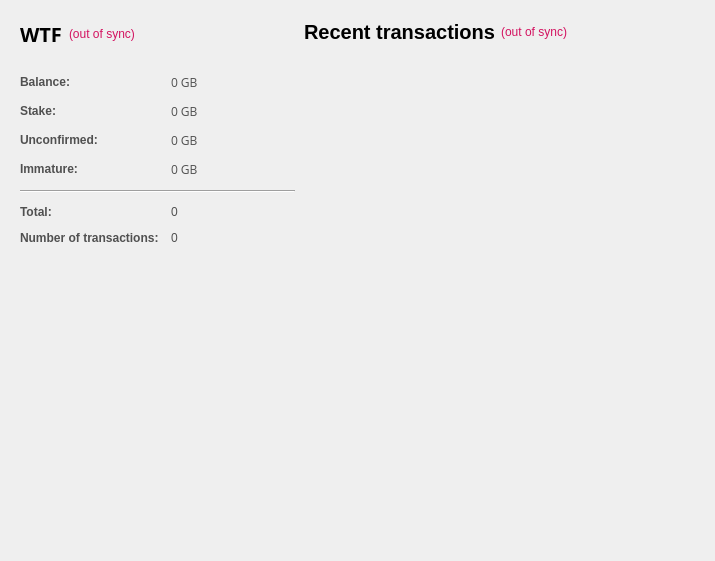
<?xml version="1.0" encoding="UTF-8"?>
<ui version="4.0">
 <class>OverviewPage</class>
 <widget class="QWidget" name="OverviewPage">
  <property name="geometry">
   <rect>
    <x>0</x>
    <y>0</y>
    <width>575</width>
    <height>529</height>
   </rect>
  </property>
  <property name="sizePolicy">
   <sizepolicy hsizetype="Minimum" vsizetype="Preferred">
    <horstretch>0</horstretch>
    <verstretch>0</verstretch>
   </sizepolicy>
  </property>
  <property name="maximumSize">
   <size>
    <width>575</width>
    <height>16777215</height>
   </size>
  </property>
  <property name="windowTitle">
   <string>Form</string>
  </property>
  <property name="styleSheet">
   <string notr="true">color:#505050;
font-family:'Open Sans,sans-serif';</string>
  </property>
  <layout class="QGridLayout" name="gridLayout_2">
   <property name="sizeConstraint">
    <enum>QLayout::SetFixedSize</enum>
   </property>
   <property name="leftMargin">
    <number>11</number>
   </property>
   <property name="horizontalSpacing">
    <number>0</number>
   </property>
   <item row="1" column="1">
    <layout class="QVBoxLayout" name="verticalLayout_3">
     <property name="spacing">
      <number>7</number>
     </property>
     <item>
      <widget class="QFrame" name="frame_2">
       <property name="sizePolicy">
        <sizepolicy hsizetype="Fixed" vsizetype="Preferred">
         <horstretch>0</horstretch>
         <verstretch>0</verstretch>
        </sizepolicy>
       </property>
       <property name="minimumSize">
        <size>
         <width>400</width>
         <height>0</height>
        </size>
       </property>
       <property name="maximumSize">
        <size>
         <width>450</width>
         <height>16777215</height>
        </size>
       </property>
       <layout class="QVBoxLayout" name="verticalLayout">
        <property name="leftMargin">
         <number>0</number>
        </property>
        <item>
         <layout class="QHBoxLayout" name="horizontalLayout_2">
          <item>
           <widget class="QLabel" name="label_4">
            <property name="text">
             <string>&lt;html&gt;&lt;head/&gt;&lt;body&gt;&lt;p&gt;&lt;span style=&quot; font-size:20px; font-weight:600; color:#000000;&quot;&gt;Recent transactions&lt;/span&gt;&lt;/p&gt;&lt;/body&gt;&lt;/html&gt;</string>
            </property>
           </widget>
          </item>
          <item>
           <widget class="QLabel" name="labelTransactionsStatus">
            <property name="toolTip">
             <string>The displayed information may be out of date. Your Wtfcoin automatically synchronizes with the wtfcoin network after a connection is established, but this process has not completed yet.</string>
            </property>
            <property name="styleSheet">
             <string notr="true">QLabel { color: red; }</string>
            </property>
            <property name="text">
             <string notr="true">&lt;html&gt;&lt;head/&gt;&lt;body&gt;&lt;p&gt;&lt;span style=&quot; color:#d31360;&quot;&gt;(out of sync)&lt;/span&gt;&lt;/p&gt;&lt;/body&gt;&lt;/html&gt;</string>
            </property>
            <property name="alignment">
             <set>Qt::AlignRight|Qt::AlignTrailing|Qt::AlignVCenter</set>
            </property>
           </widget>
          </item>
          <item>
           <spacer name="horizontalSpacer">
            <property name="orientation">
             <enum>Qt::Horizontal</enum>
            </property>
            <property name="sizeHint" stdset="0">
             <size>
              <width>40</width>
              <height>20</height>
             </size>
            </property>
           </spacer>
          </item>
         </layout>
        </item>
        <item>
         <spacer name="verticalSpacer_6">
          <property name="orientation">
           <enum>Qt::Vertical</enum>
          </property>
          <property name="sizeType">
           <enum>QSizePolicy::Maximum</enum>
          </property>
          <property name="sizeHint" stdset="0">
           <size>
            <width>20</width>
            <height>13</height>
           </size>
          </property>
         </spacer>
        </item>
        <item>
         <widget class="QListView" name="listTransactions">
          <property name="sizePolicy">
           <sizepolicy hsizetype="Fixed" vsizetype="Expanding">
            <horstretch>0</horstretch>
            <verstretch>0</verstretch>
           </sizepolicy>
          </property>
          <property name="maximumSize">
           <size>
            <width>400</width>
            <height>16777215</height>
           </size>
          </property>
          <property name="styleSheet">
           <string notr="true">QListView { background: transparent;font-size:12px;  }</string>
          </property>
          <property name="frameShape">
           <enum>QFrame::NoFrame</enum>
          </property>
          <property name="verticalScrollBarPolicy">
           <enum>Qt::ScrollBarAlwaysOff</enum>
          </property>
          <property name="horizontalScrollBarPolicy">
           <enum>Qt::ScrollBarAlwaysOff</enum>
          </property>
          <property name="selectionMode">
           <enum>QAbstractItemView::NoSelection</enum>
          </property>
         </widget>
        </item>
       </layout>
      </widget>
     </item>
    </layout>
   </item>
   <item row="1" column="0">
    <layout class="QVBoxLayout" name="verticalLayout_2">
     <property name="spacing">
      <number>1</number>
     </property>
     <item>
      <widget class="QFrame" name="frame">
       <property name="sizePolicy">
        <sizepolicy hsizetype="Fixed" vsizetype="Preferred">
         <horstretch>0</horstretch>
         <verstretch>0</verstretch>
        </sizepolicy>
       </property>
       <property name="maximumSize">
        <size>
         <width>350</width>
         <height>16777215</height>
        </size>
       </property>
       <layout class="QVBoxLayout" name="verticalLayout_4">
        <item>
         <layout class="QHBoxLayout" name="horizontalLayout_4">
          <property name="spacing">
           <number>7</number>
          </property>
          <item>
           <widget class="QLabel" name="label_5">
            <property name="font">
             <font>
              <family>Open Sans,sans-serif</family>
             </font>
            </property>
            <property name="text">
             <string>&lt;html&gt;&lt;head/&gt;&lt;body&gt;&lt;p&gt;&lt;span style=&quot; font-size:20px; font-weight:600; color:#000000;&quot;&gt;WTF&lt;/span&gt;&lt;/p&gt;&lt;/body&gt;&lt;/html&gt;</string>
            </property>
           </widget>
          </item>
          <item>
           <widget class="QLabel" name="labelWalletStatus">
            <property name="toolTip">
             <string>The displayed information may be out of date. Your Wtfcoin automatically synchronizes with the wtfcoin network after a connection is established, but this process has not completed yet.</string>
            </property>
            <property name="styleSheet">
             <string notr="true">QLabel { color: red; }</string>
            </property>
            <property name="text">
             <string notr="true">&lt;html&gt;&lt;head/&gt;&lt;body&gt;&lt;p&gt;&lt;span style=&quot; color:#d31360;&quot;&gt;(out of sync)&lt;/span&gt;&lt;/p&gt;&lt;/body&gt;&lt;/html&gt;</string>
            </property>
            <property name="alignment">
             <set>Qt::AlignLeading|Qt::AlignLeft|Qt::AlignVCenter</set>
            </property>
           </widget>
          </item>
          <item>
           <spacer name="horizontalSpacer_2">
            <property name="orientation">
             <enum>Qt::Horizontal</enum>
            </property>
            <property name="sizeHint" stdset="0">
             <size>
              <width>40</width>
              <height>20</height>
             </size>
            </property>
           </spacer>
          </item>
         </layout>
        </item>
        <item>
         <spacer name="verticalSpacer_5">
          <property name="orientation">
           <enum>Qt::Vertical</enum>
          </property>
          <property name="sizeType">
           <enum>QSizePolicy::Maximum</enum>
          </property>
          <property name="sizeHint" stdset="0">
           <size>
            <width>20</width>
            <height>20</height>
           </size>
          </property>
         </spacer>
        </item>
        <item>
         <layout class="QFormLayout" name="formLayout_2">
          <property name="fieldGrowthPolicy">
           <enum>QFormLayout::AllNonFixedFieldsGrow</enum>
          </property>
          <property name="horizontalSpacing">
           <number>12</number>
          </property>
          <property name="verticalSpacing">
           <number>12</number>
          </property>
          <item row="0" column="0">
           <widget class="QLabel" name="label">
            <property name="text">
             <string>&lt;html&gt;&lt;head/&gt;&lt;body&gt;&lt;p&gt;&lt;span style=&quot; font-weight:600;&quot;&gt;Balance:&lt;/span&gt;&lt;/p&gt;&lt;/body&gt;&lt;/html&gt;</string>
            </property>
           </widget>
          </item>
          <item row="0" column="1">
           <widget class="QLabel" name="labelBalance">
            <property name="font">
             <font>
              <family>Open Sans,sans-serif</family>
             </font>
            </property>
            <property name="cursor">
             <cursorShape>IBeamCursor</cursorShape>
            </property>
            <property name="toolTip">
             <string>Your current balance</string>
            </property>
            <property name="text">
             <string notr="true">0 GB</string>
            </property>
            <property name="textInteractionFlags">
             <set>Qt::LinksAccessibleByMouse|Qt::TextSelectableByKeyboard|Qt::TextSelectableByMouse</set>
            </property>
           </widget>
          </item>
          <item row="1" column="0">
           <widget class="QLabel" name="label_6">
            <property name="text">
             <string>&lt;html&gt;&lt;head/&gt;&lt;body&gt;&lt;p&gt;&lt;span style=&quot; font-weight:600;&quot;&gt;Stake:&lt;/span&gt;&lt;/p&gt;&lt;/body&gt;&lt;/html&gt;</string>
            </property>
           </widget>
          </item>
          <item row="1" column="1">
           <widget class="QLabel" name="labelStake">
            <property name="font">
             <font>
              <family>Open Sans,sans-serif</family>
             </font>
            </property>
            <property name="cursor">
             <cursorShape>IBeamCursor</cursorShape>
            </property>
            <property name="toolTip">
             <string>Total of coins that was staked, and do not yet count toward the current balance</string>
            </property>
            <property name="text">
             <string notr="true">0 GB</string>
            </property>
            <property name="textInteractionFlags">
             <set>Qt::LinksAccessibleByMouse|Qt::TextSelectableByKeyboard|Qt::TextSelectableByMouse</set>
            </property>
           </widget>
          </item>
          <item row="2" column="0">
           <widget class="QLabel" name="label_3">
            <property name="text">
             <string>&lt;html&gt;&lt;head/&gt;&lt;body&gt;&lt;p&gt;&lt;span style=&quot; font-weight:600;&quot;&gt;Unconfirmed:&lt;/span&gt;&lt;/p&gt;&lt;/body&gt;&lt;/html&gt;</string>
            </property>
           </widget>
          </item>
          <item row="2" column="1">
           <widget class="QLabel" name="labelUnconfirmed">
            <property name="font">
             <font>
              <family>Open Sans,sans-serif</family>
             </font>
            </property>
            <property name="cursor">
             <cursorShape>IBeamCursor</cursorShape>
            </property>
            <property name="toolTip">
             <string>Total of transactions that have yet to be confirmed, and do not yet count toward the current balance</string>
            </property>
            <property name="text">
             <string notr="true">0 GB</string>
            </property>
            <property name="textInteractionFlags">
             <set>Qt::LinksAccessibleByMouse|Qt::TextSelectableByKeyboard|Qt::TextSelectableByMouse</set>
            </property>
           </widget>
          </item>
          <item row="3" column="0">
           <widget class="QLabel" name="labelImmatureText">
            <property name="text">
             <string>&lt;html&gt;&lt;head/&gt;&lt;body&gt;&lt;p&gt;&lt;span style=&quot; font-weight:600;&quot;&gt;Immature:&lt;/span&gt;&lt;/p&gt;&lt;/body&gt;&lt;/html&gt;</string>
            </property>
           </widget>
          </item>
          <item row="3" column="1">
           <widget class="QLabel" name="labelImmature">
            <property name="font">
             <font>
              <family>Open Sans,sans-serif</family>
             </font>
            </property>
            <property name="toolTip">
             <string>Mined balance that has not yet matured</string>
            </property>
            <property name="text">
             <string notr="true">0 GB</string>
            </property>
            <property name="textInteractionFlags">
             <set>Qt::LinksAccessibleByMouse|Qt::TextSelectableByKeyboard|Qt::TextSelectableByMouse</set>
            </property>
           </widget>
          </item>
          <item row="4" column="0" colspan="2">
           <widget class="Line" name="line">
            <property name="sizePolicy">
             <sizepolicy hsizetype="Expanding" vsizetype="Fixed">
              <horstretch>140</horstretch>
              <verstretch>0</verstretch>
             </sizepolicy>
            </property>
            <property name="orientation">
             <enum>Qt::Horizontal</enum>
            </property>
           </widget>
          </item>
          <item row="5" column="0">
           <widget class="QLabel" name="label_10">
            <property name="text">
             <string>&lt;html&gt;&lt;head/&gt;&lt;body&gt;&lt;p&gt;&lt;span style=&quot; font-weight:600;&quot;&gt;Total:&lt;/span&gt;&lt;/p&gt;&lt;/body&gt;&lt;/html&gt;</string>
            </property>
           </widget>
          </item>
          <item row="5" column="1">
           <widget class="QLabel" name="labelTotal">
            <property name="toolTip">
             <string>Total number of transactions in Wtfcoin</string>
            </property>
            <property name="text">
             <string notr="true">0</string>
            </property>
           </widget>
          </item>
          <item row="6" column="0">
           <widget class="QLabel" name="label_2">
            <property name="text">
             <string>&lt;html&gt;&lt;head/&gt;&lt;body&gt;&lt;p&gt;&lt;span style=&quot; font-weight:600;&quot;&gt;Number of transactions:&lt;/span&gt;&lt;/p&gt;&lt;/body&gt;&lt;/html&gt;</string>
            </property>
           </widget>
          </item>
          <item row="6" column="1">
           <widget class="QLabel" name="labelNumTransactions">
            <property name="toolTip">
             <string>Total number of transactions in Wtfcoin</string>
            </property>
            <property name="text">
             <string notr="true">0</string>
            </property>
           </widget>
          </item>
         </layout>
        </item>
        <item>
         <spacer name="verticalSpacer_2">
          <property name="orientation">
           <enum>Qt::Vertical</enum>
          </property>
          <property name="sizeHint" stdset="0">
           <size>
            <width>20</width>
            <height>20</height>
           </size>
          </property>
         </spacer>
        </item>
        <item>
         <widget class="QWidget" name="widget" native="true">
          <property name="minimumSize">
           <size>
            <width>275</width>
            <height>250</height>
           </size>
          </property>
          <property name="styleSheet">
           <string notr="true">image: url(:/images/wallet);</string>
          </property>
         </widget>
        </item>
        <item>
         <spacer name="verticalSpacer">
          <property name="orientation">
           <enum>Qt::Vertical</enum>
          </property>
          <property name="sizeHint" stdset="0">
           <size>
            <width>20</width>
            <height>20</height>
           </size>
          </property>
         </spacer>
        </item>
       </layout>
      </widget>
     </item>
    </layout>
   </item>
  </layout>
 </widget>
 <resources/>
 <connections/>
</ui>
